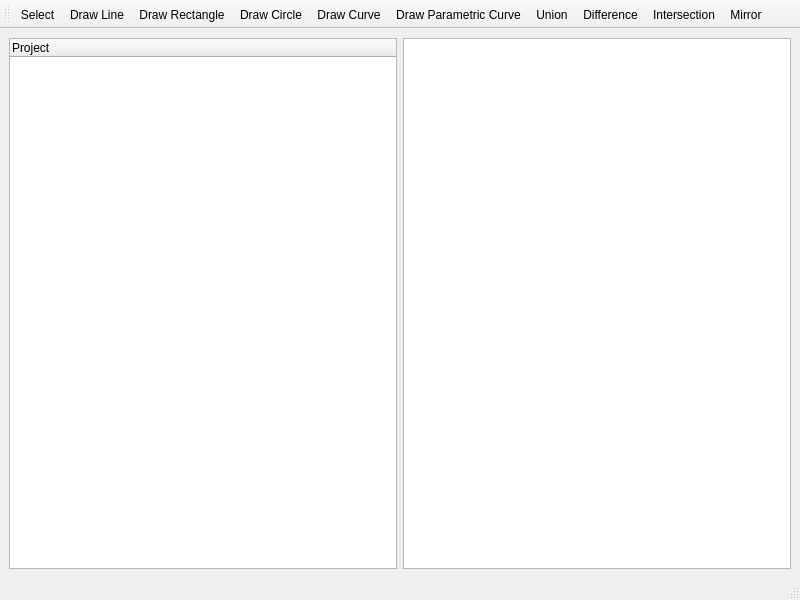
<?xml version="1.0" encoding="UTF-8"?>
<ui version="4.0">
 <class>MainWindow</class>
 <widget class="QMainWindow" name="MainWindow">
  <property name="geometry">
   <rect>
    <x>0</x>
    <y>0</y>
    <width>800</width>
    <height>600</height>
   </rect>
  </property>
  <property name="windowTitle">
   <string>MainWindow</string>
  </property>
  <widget class="QWidget" name="centralwidget">
   <layout class="QHBoxLayout" name="horizontalLayout">
    <item>
     <widget class="QTreeWidget" name="projectTree">
      <column>
       <property name="text">
        <string>Project</string>
       </property>
      </column>
     </widget>
    </item>
    <item>
     <layout class="QVBoxLayout" name="verticalLayout">
      <item>
       <widget class="GraphicsView" name="graphicsView"/>
      </item>
      <item>
       <layout class="QHBoxLayout" name="propertiesLayout"/>
      </item>
     </layout>
    </item>
   </layout>
  </widget>
  <widget class="QMenuBar" name="menubar">
   <property name="geometry">
    <rect>
     <x>0</x>
     <y>0</y>
     <width>800</width>
     <height>22</height>
    </rect>
   </property>
  </widget>
  <widget class="QStatusBar" name="statusbar"/>
  <widget class="QToolBar" name="mainToolBar">
   <property name="windowTitle">
    <string>Tools</string>
   </property>
   <attribute name="toolBarArea">
    <enum>TopToolBarArea</enum>
   </attribute>
   <attribute name="toolBarBreak">
    <bool>false</bool>
   </attribute>
   <addaction name="actionSelect"/>
   <addaction name="actionDrawLine"/>
   <addaction name="actionDrawRect"/>
   <addaction name="actionDrawCircle"/>
   <addaction name="actionDrawCurve"/>
   <addaction name="actionDrawParametric"/>
   <addaction name="actionUnion"/>
   <addaction name="actionDifference"/>
   <addaction name="actionIntersection"/>
   <addaction name="actionMirror"/>
  </widget>
  <action name="actionSelect">
   <property name="text">
    <string>Select</string>
   </property>
  </action>
  <action name="actionDrawLine">
   <property name="text">
    <string>Draw Line</string>
   </property>
  </action>
  <action name="actionDrawRect">
   <property name="text">
    <string>Draw Rectangle</string>
   </property>
  </action>
  <action name="actionDrawCircle">
   <property name="text">
    <string>Draw Circle</string>
   </property>
  </action>
  <action name="actionDrawCurve">
   <property name="text">
    <string>Draw Curve</string>
   </property>
  </action>
  <action name="actionDrawParametric">
   <property name="text">
    <string>Draw Parametric Curve</string>
   </property>
  </action>
  <action name="actionUnion">
    <property name="text">
     <string>Union</string>
    </property>
   </action>
   <action name="actionDifference">
    <property name="text">
     <string>Difference</string>
    </property>
   </action>
   <action name="actionIntersection">
    <property name="text">
     <string>Intersection</string>
    </property>
   </action>
   <action name="actionMirror">
    <property name="text">
     <string>Mirror</string>
    </property>
   </action>
 </widget>
 <customwidgets>
  <customwidget>
   <class>GraphicsView</class>
   <extends>QGraphicsView</extends>
   <header>src.graphics_view</header>
  </customwidget>
 </customwidgets>
 <resources/>
 <connections/>
</ui>
